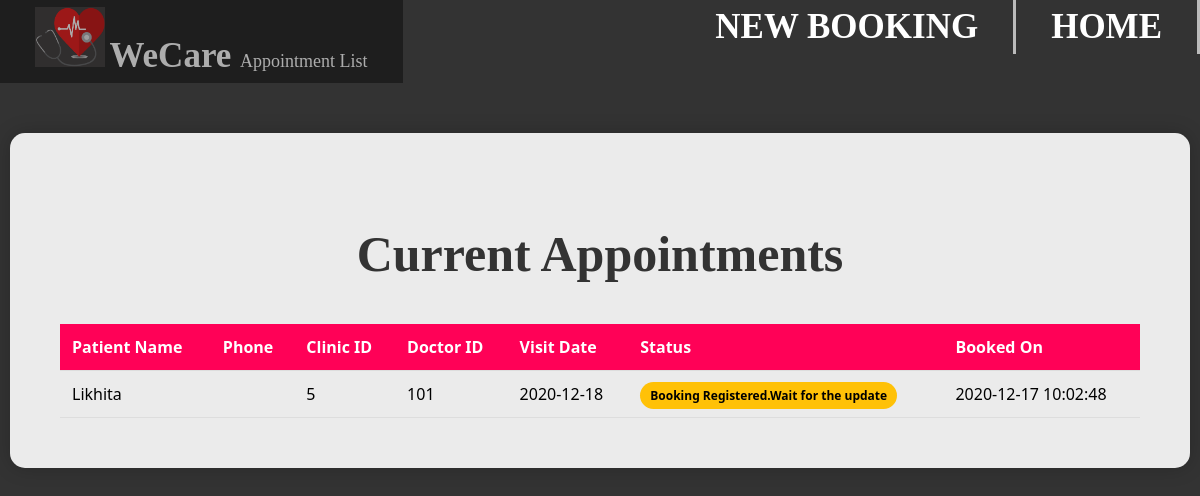
Before: /ViewAppointment.php with the older database file.
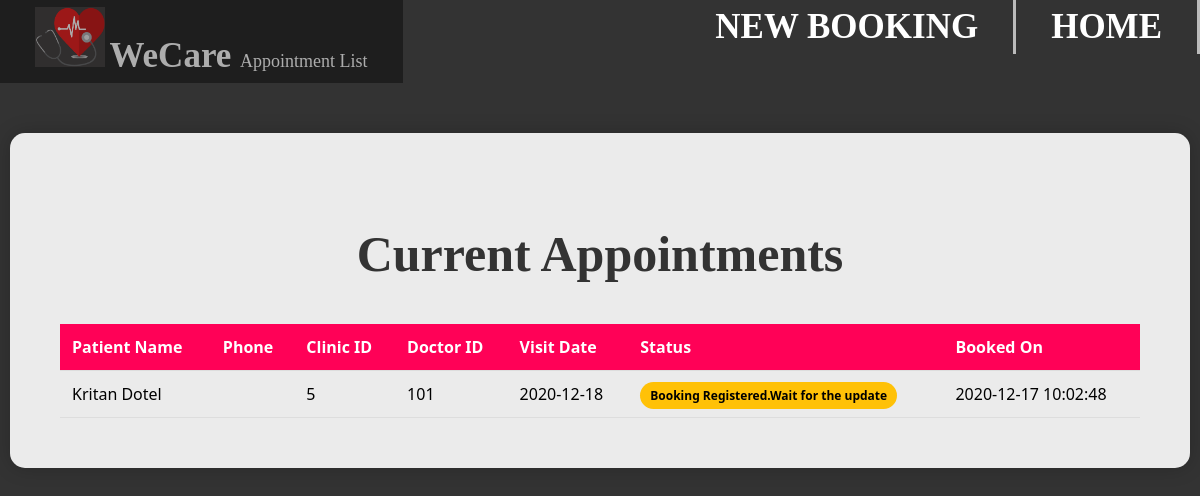
After: the same page with the newer database file.
### tables this page shows
CREATE TABLE `booking` (
  `username` varchar(30) NOT NULL,
  `Fname` varchar(30) NOT NULL,
  `gender` varchar(10) NOT NULL,
  `CID` int(11) NOT NULL,
  `DID` int(11) NOT NULL,
  `DOV` date NOT NULL,
  `Timestamp` datetime NOT NULL,
  `Status` varchar(50) NOT NULL
);

### ViewAppointment.php (the view, shortened to what this page needs)
<?php
include "DBconnect.php";
?>
<!DOCTYPE html>
<html lang="en">
<head>
    <link rel="stylesheet" href="main.css">
</head>
<body style="background-image: url(Images/Pic12.jpg); background-size: cover;">
<div class="header">
    <ul>
        <li style="float: left; border-right: none;">
            <a href="Home.php" class="logo">
                <img src="Images/Pic9.png" width="70px" height="60px">
                <strong> WeCare </strong> Appointment List
            </a>
        </li>
        <li> <a href="Home.php"><strong> HOME </strong></a></li>
        <li> <a href="Booking.php"><strong> NEW BOOKING </strong></a></li>
    </ul>
</div>
<div class="table-container">
    <h2 style="text-align: center; color: #333;">Current Appointments</h2>
    <table>
        <thead>
            <tr>
                <th>Patient Name</th>
                <th>Phone</th>
                <th>Clinic ID</th>
                <th>Doctor ID</th>
                <th>Visit Date</th>
                <th>Status</th>
                <th>Booked On</th>
            </tr>
        </thead>
        <tbody>
            <?php
            $sql = "SELECT * FROM booking ORDER BY DOV DESC";
            $result = $conn->query($sql);
            if ($result->num_rows > 0) {
                while($row = $result->fetch_assoc()) {
                    $status_class = (strpos(strtolower($row['Status']), 'registered') !== false) ? 'pending' : 'success';
                    echo "<tr>
                            <td>" . htmlspecialchars($row['Fname']) . "</td>
                            <td>" . $row['contact'] . "</td>
                            <td>" . $row['CID'] . "</td>
                            <td>" . $row['DID'] . "</td>
                            <td>" . $row['DOV'] . "</td>
                            <td><span class='status-badge $status_class'>" . $row['Status'] . "</span></td>
                            <td>" . $row['Timestamp'] . "</td>
                          </tr>";
                }
            } else {
                echo "<tr><td colspan='7' style='text-align:center;'>No appointments found.</td></tr>";
            }
            ?>
        </tbody>
    </table>
</div>
</body>
</html>

### main.css (style rules this page uses)
body, html { background-color:#333; height: 100%; margin: 0; background-position: center; background-repeat: no-repeat; background-size: cover; font-family:fantasy; background-attachment: fixed; }
h2 { text-align: right; color:black; font-size: 50px; font-family: cursive; }
a { font-size: 18px; color: white; text-decoration: none; }
strong { color: white; font-size: 35px; font-family:cursive; }
ul { list-style-type: none; margin: 0; padding: 0; overflow: hidden; background-color: #333; font-family: cursive; }
li { float: right; border-right:3px solid #bbb; font-family: cursive; }
li a { display: block; color: white; text-align: center; padding: 7px 35px; text-decoration: none; }

### ViewAppointment.php (style rules this page uses)
.table-container { padding: 50px; background: rgba(255, 255, 255, 0.9); margin: 50px auto; width: 90%; border-radius: 15px; box-shadow: 0 0 20px rgba(0,0,0,0.2); }
table { width: 100%; border-collapse: collapse; margin-top: 20px; font-family: 'Segoe UI', sans-serif; }
th, td { padding: 12px; text-align: left; border-bottom: 1px solid #ddd; }
th { background-color: #ff0157; color: white; }
.status-badge { padding: 5px 10px; border-radius: 20px; font-size: 12px; font-weight: bold; color: white; }
.pending { background: #ffc107; color: black; }

Changed rows visible on the page:
removed booking: Fname "Likhita", CID "5", DID "101", DOV "2020-12-18", Status "Booking Registered.Wait for the update", Timestamp "2020-12-17 10:02:48"
added booking: Fname "Kritan Dotel", CID "5", DID "101", DOV "2020-12-18", Status "Booking Registered.Wait for the update", Timestamp "2020-12-17 10:02:48"
